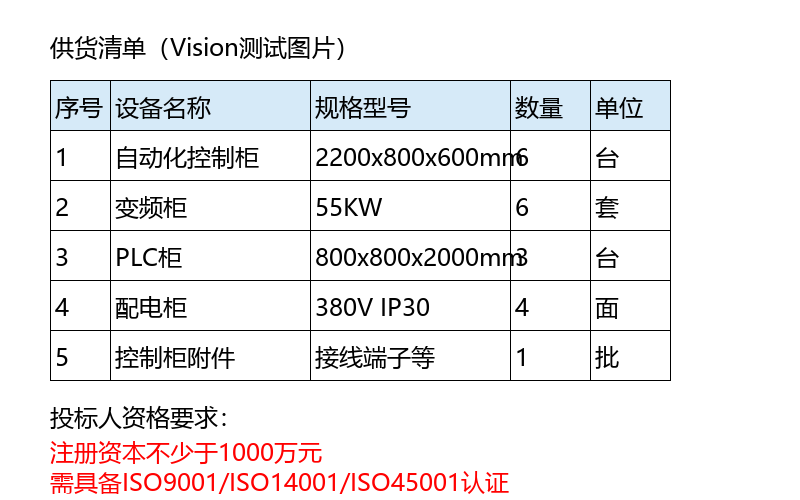
#> input picture samples/test_vision_image.png, 800 x 500 px
$ python -i scan_tables.py   (imports and definitions only)
#> lines starting #> are read from the running program, lines starting #| are printed output that depends on the picture; after the words box and inside, x2 and y2 are one past the last pixel; in counts of white or black regions, pixels touching at a corner belong together
"""Detect ruled scan tables without OCR or a model.

Morphological line extraction follows OpenCV's horizontal/vertical line method.
Enclosed grid regions preserve merged cells. Geometry is mapped back to the
unchanged source page after a temporary deskew used only for detection.
"""

import math
from pathlib import Path

import cv2
import numpy as np
from PIL import Image

from app.domain.document_ir import ParsedBlock, ParsedCell


def _binary(gray: np.ndarray) -> np.ndarray:
    return cv2.adaptiveThreshold(
        gray, 255, cv2.ADAPTIVE_THRESH_GAUSSIAN_C, cv2.THRESH_BINARY_INV, 31, 12,
    )


def _deskew(gray: np.ndarray) -> tuple[np.ndarray, np.ndarray, float]:
    height, width = gray.shape
    lines = cv2.HoughLinesP(
        _binary(gray), 1, np.pi / 1800,
        threshold=max(40, width // 14), minLineLength=max(60, width // 6),
        maxLineGap=max(8, width // 100),
    )
    angles = []
    if lines is not None:
        for x0, y0, x1, y1 in lines[:, 0]:
            angle = math.degrees(math.atan2(float(y1 - y0), float(x1 - x0)))
            if abs(angle) > 45:
                angle = angle - 90 if angle > 0 else angle + 90
            if abs(angle) <= 10:
                angles.append((angle, math.hypot(float(x1 - x0), float(y1 - y0))))
    angle = 0.0
    if angles:
        angles.sort()
        midpoint = sum(length for _, length in angles) / 2
        accumulated = 0.0
        for candidate, length in angles:
            accumulated += length
            if accumulated >= midpoint:
                angle = candidate
                break
    matrix = cv2.getRotationMatrix2D((width / 2, height / 2), angle, 1)
    deskewed = cv2.warpAffine(gray, matrix, (width, height), borderValue=255)
    return deskewed, cv2.invertAffineTransform(matrix), angle


# [113 lines left out: functions _cluster, detect_scanned_tables, not called in this run]

>>> import cv2
>>> picture = cv2.imread('../../../samples/test_vision_image.png', cv2.IMREAD_GRAYSCALE)
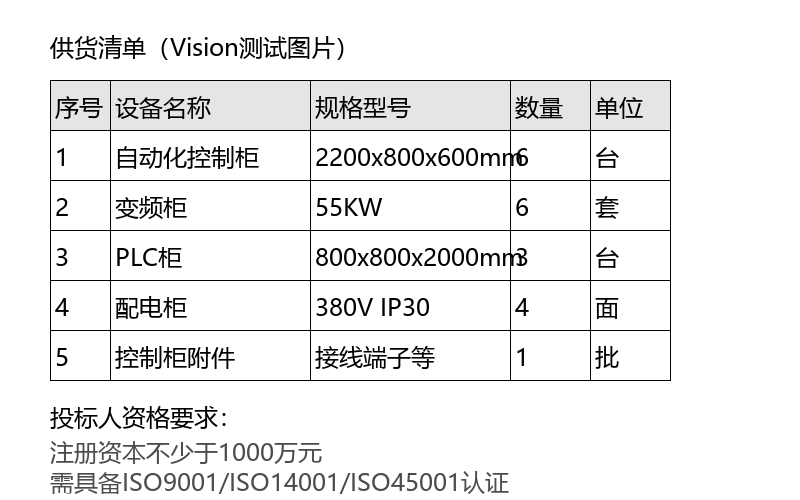
#> picture: shape (500, 800); min 0, max 255, mean 237.5
>>> result = _deskew(picture)
#> in _binary, `return cv2.adaptiveThreshold( gray, 255, cv2.ADAPTIVE_THRESH_GAUSSIAN_..`:
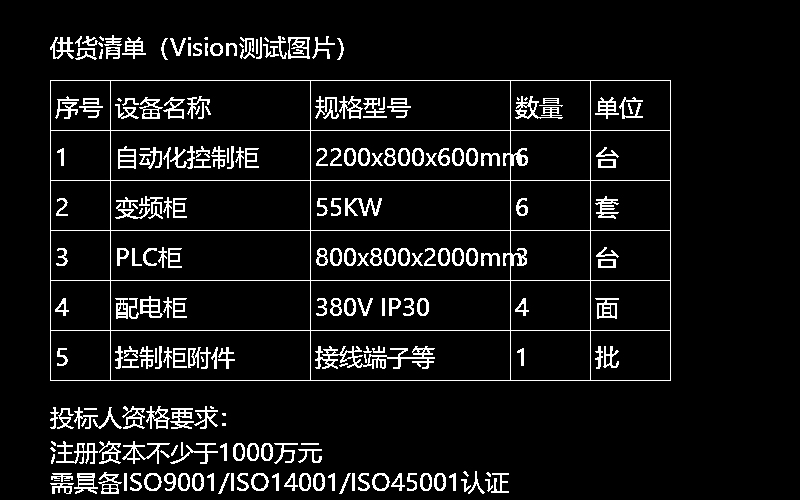
#> returned value: shape (500, 800); 7.4% white in thin lines or dots, all inside (x1, y1, x2, y2) = (50, 35, 671, 494)
#> in _deskew, `lines = cv2.HoughLinesP( _binary(gray), 1, np.pi / 1800, threshold=max..`: lines = 30 rows, first 6: [50, 130, 670, 130], [50, 80, 670, 80], [50, 230, 670, 230], [50, 280, 670, 280], [50, 180, 670, 180], [50, 330, 670, 330]
#> the loop in _deskew, `for x0, y0, x1, y1 in lines[:, 0]:` made 30 passes
#> (x0, y0, x1, y1, angle) on passes 1 to 12: (50, 130, 670, 130, 0), (50, 80, 670, 80, 0), (50, 230, 670, 230, 0), (50, 280, 670, 280, 0), (50, 180, 670, 180, 0), (50, 330, 670, 330, 0), (50, 380, 670, 380, 0), (110, 379, 110, 81, 0), (510, 379, 510, 81, 0), (310, 379, 310, 81, 0), (670, 379, 670, 81, 0), (50, 379, 50, 81, 0)
#> after the loop in _deskew, `for x0, y0, x1, y1 in lines[:, 0]:`: angles = 30 pairs, first value -0.891 to 1.77, second value 142 to 620
#> in _deskew, `midpoint = sum(length for _, length in angles) / 2`: midpoint = 4547.6
#> the loop in _deskew, `for candidate, length in angles:` made 19 passes
#> (candidate, length, accumulated, angle) on pass 19: (0, 620, 4937, 0)
#> (candidate, length, accumulated) on passes 1 to 6: (-0.891, 193, 193), (-0.403, 142, 335), (-0.387, 148, 483), (-0.273, 210, 693), (0, 143, 836), (0, 153, 989)
#> after the loop in _deskew, `for candidate, length in angles:`: accumulated = 4937
#> in _deskew, `matrix = cv2.getRotationMatrix2D((width / 2, height / 2), angle, 1)`: matrix = [[1, 0, 0], [0, 1, 0]]
